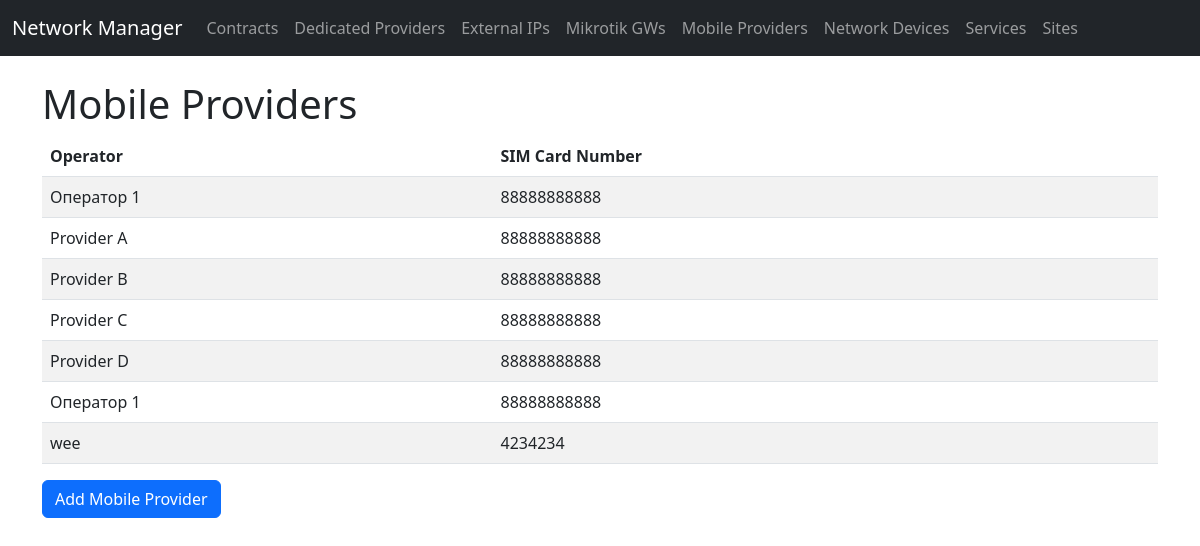
Page /mobile-providers/ on the committed database.
### network_manager/models.py (models this page shows, shortened)
class Service(models.Model):
    SERVICE_TYPES = [
        ('internet', 'Интернет'),
        ('telephony', 'Телефония'),
    ]
    CONNECTION_TYPES = [
        ('wired', 'Проводной'),
        ('radio', 'Радио'),
        ('lte', 'LTE'),
    ]
    SPEED_CHOICES = [
        ('10M', '10 Mbit/s'),
        ('100M', '100 Mbit/s'),
        ('1G', '1 Gbit/s'),
        ('10G', '10 Gbit/s'),
    ]
    service_type = models.CharField(max_length=50, choices=SERVICE_TYPES, verbose_name="Тип услуги")
    connection_type = models.CharField(max_length=50, choices=CONNECTION_TYPES, verbose_name="Способ подключения")
    speed = models.CharField(max_length=50, choices=SPEED_CHOICES, verbose_name="Скорость подключения")

class MobileProvider(Service):
    operator = models.CharField(max_length=255, verbose_name="Оператор")
    sim_card_number = models.CharField(max_length=20, verbose_name="Номер SIM-карты")

### network_manager/views.py (the view)
# urls.py: path('mobile-providers/', mobile_providers_list, name='mobile_providers_list'),
def mobile_providers_list(request):
    mobile_providers = MobileProvider.objects.all()
    return render(request, 'network_manager/mobile_providers_list.html', {'mobile_providers': mobile_providers})

### network_manager/templates/network_manager/mobile_providers_list.html (shortened to what this page needs)
{% extends 'base.html' %}
{% block content %}
<h1>Mobile Providers</h1>
<table class="table table-striped table-hover">
    <thead>
        <tr>
            <th>Operator</th>
            <th>SIM Card Number</th>
        </tr>
    </thead>
    <tbody>
        {% if mobile_providers %}
            {% for provider in mobile_providers %}
            <tr onclick="location.href='{% url 'edit_mobile_provider' provider.id %}'" style="cursor: pointer;">
                <td>{{ provider.operator }}</td>
                <td>{{ provider.sim_card_number }}</td>
            </tr>
            {% endfor %}
        {% else %}
            <tr>
                <td colspan="2">No mobile providers available.</td>
            </tr>
        {% endif %}
    </tbody>
</table>
<a href="{% url 'add_mobile_provider' %}" class="btn btn-primary">Add Mobile Provider</a>
{% endblock %}

### rows in the picture
MobileProvider: operator "Оператор 1", sim_card_number "88888888888"
MobileProvider: operator "Provider A", sim_card_number "88888888888"
MobileProvider: operator "Provider B", sim_card_number "88888888888"
MobileProvider: operator "Provider C", sim_card_number "88888888888"
MobileProvider: operator "Provider D", sim_card_number "88888888888"
MobileProvider: operator "Оператор 1", sim_card_number "88888888888"
MobileProvider: operator "wee", sim_card_number "4234234"
